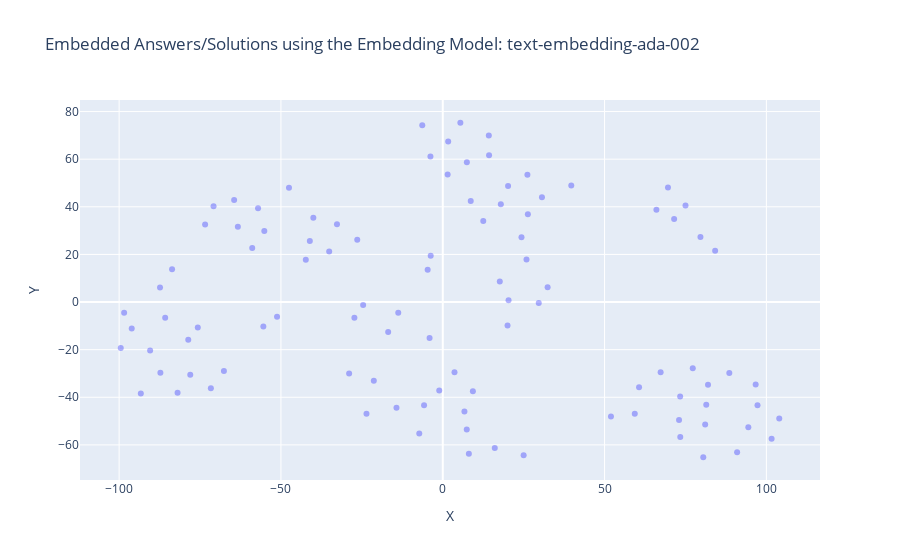

Here is the notebook cell this chart was saved with:
### Markdown cell above
### Visualisation (2 Dimensions)

### Code cell
x = [x for x, y in reduced_dims]
y = [y for x, y in reduced_dims]

examples = df_visio_ada_002["Answers"].tolist()

fig = go.Figure()

fig.add_trace(go.Scatter(
    x=x,
    y=y,
    mode='markers',
    text = examples,
    marker=dict(color='blue', opacity=0.3)
))

fig.update_layout(
    title="Embedded Answers/Solutions using the Embedding Model: text-embedding-ada-002",
    xaxis_title="X",
    yaxis_title="Y"
)

fig.show()

### Figure 1 — Plotly figure (JSON) as saved in the notebook; plotly's stock layout.template omitted (floating-point values rounded to 4 significant figures)
{"data": [{"marker": {"color": "blue", "opacity": 0.3}, "mode": "markers", "text": ["SAP S/4HANA ist eine Enterprise Resource Planning (ERP)-Suite, die auf der In-Memory-Datenbanktechnologie von SAP HANA basiert.", "Zu den Vorteilen von SAP S/4HANA gehören eine verbesserte Performance, Echtzeitanalysen, vereinfachte Prozesse und eine modernere Benutzeroberfläche.", "Die Hauptunterschiede umfassen die In-Memory-Datenbanktechnologie, die vereinfachten Datenmodelle, die neue Benutzeroberfläche und die Integration von Analysen und Prognosen.", "SAP S/4HANA umfasst Module für Finanzen, Beschaffung, Produktion, Vertrieb, Lagerhaltung und mehr.", "Ja, eine Migration ist erforderlich, da SAP S/4HANA eine neue Architektur und Datenbanktechnologie verwendet.", "Die Dauer kann je nach Unternehmensgröße, Komplexität der Systeme und gewählter Migrationsmethode variieren.", "In-Memory-Technologien ermöglichen eine schnellere Datenverarbeitung und Echtzeitanalysen.", "Beide Optionen sind möglich, und die Entscheidung hängt von den Unternehmensanforderungen ab.", "Die Lizenzierung basiert auf verschiedenen Faktoren wie Nutzeranzahl, Funktionsumfang und Implementierungsmethode.", "Bestehende Entwicklungen müssen möglicherweise angepasst werden, um mit den neuen Datenstrukturen von SAP S/4HANA kompatibel zu sein.", "Einige können weiterverwendet werden, aber viele Anpassungen müssen möglicherweise aktualisiert oder neu entwickelt werden.", "Ja, SAP S/4HANA bietet Funktionen wie SAP Fiori für intuitive Benutzeroberflächen und integrierte Analytics.", "SAP bietet verschiedene Dienstleistungen wie Beratung, Schulungen und Support für S/4HANA-Implementierungen an.", "Machine Learning und künstliche Intelligenz werden für Funktionen wie Predictive Analytics und automatisierte Prozesse in SAP S/4HANA verwendet.", "SAP S/4HANA kann nahtlos mit anderen SAP-Lösungen wie SAP SuccessFactors und SAP Ariba integriert werden.", "Ja, SAP bietet Schulungen und Zertifizierungen für SAP S/4HANA an.", "Ja, SAP S/4HANA kann über APIs und Middleware mit Drittanbieteranwendungen integriert werden.", "SAP bietet einen umfassenden Support für SAP S/4HANA mit regelmäßigen Updates und technischem Support.", "SAP S/4HANA erfordert eine neue Datenbankarchitektur und unterstützt moderne Technologien wie Cloud-Computing und IoT.", "Branchen wie Fertigung, Handel und Dienstleistungen profitieren besonders von den Funktionen und der Leistung von SAP S/4HANA.", "SAP Fieldglass ist eine cloudbasierte Plattform für das Management von externen Arbeitskräften und Dienstleistungsanbietern.", "SAP Fieldglass bietet Funktionen wie Beschaffung, Auftragsmanagement, Lieferantenverwaltung, Abrechnung und Compliance-Management.", "SAP Fieldglass ist für Unternehmen aller Größen und Branchen geeignet, die externe Arbeitskräfte oder Dienstleistungen nutzen.", "Die Nutzung von SAP Fieldglass ermöglicht eine bessere Kontrolle über externe Ressourcen, Kosteneinsparungen, verbesserte Compliance und beschleunigte Beschaffungsprozesse.", "SAP Fieldglass kann nahtlos mit anderen SAP-Produkten wie SAP SuccessFactors und SAP ERP integriert werden.", "SAP Fieldglass spielt eine wichtige Rolle bei der Verwaltung von Auftragnehmern, Freiberuflern und Dienstleistungsanbietern im Rahmen des Talentmanagements.", "Ja, SAP Fieldglass kann mit verschiedenen HR-Systemen und Enterprise-Resource-Planning-Systemen integriert werden.", "SAP Fieldglass erleichtert die Verwaltung von Arbeitsverträgen, Genehmigungsprozessen und Compliance-Anforderungen durch automatisierte Workflows und Dashboards.", "Ja, SAP Fieldglass bietet Funktionen für Compliance- und Risikomanagement wie Überprüfung von Lieferanten, Vertrags- und Rechnungsprüfung sowie Risikobewertung.", "SAP Fieldglass bietet umfassende Berichterstattungs- und Analysefunktionen für Leistungskennzahlen, Ausgabenanalyse und Risikomanagement.", "Ja, SAP Fieldglass ermöglicht die effiziente Verwaltung von globalen Arbeitskräften, Lieferanten und Verträgen.", "Die Implementierung von SAP Fieldglass erfolgt typischerweise durch einen strukturierten Prozess unter Einbeziehung von Beratern und technischem Support.", "Ja, SAP bietet Schulungs- und Zertifizierungsmöglichkeiten für SAP Fieldglass an, um die Benutzerkompetenz zu verbessern.", "Ja, SAP Fieldglass unterstützt benutzerdefinierte Anpassungen und Konfigurationen gemäß den spezifischen Anforderungen des Unternehmens.", "Ja, SAP Fieldglass bietet mobile Anwendungen für die einfache Nutzung und Verwaltung auch unterwegs.", "Die Kostenstruktur für SAP Fieldglass umfasst typischerweise Lizenzgebühren, Implementierungskosten und laufende Servicegebühren basierend auf der Nutzung.", "SAP Fieldglass implementiert Sicherheitsmaßnahmen wie Datenverschlüsselung, Zugriffskontrollen und regelmäßige Sicherheitsaudits.", "Ja, SAP Fieldglass unterstützt mehrsprachige Benutzeroberflächen, um den globalen Einsatz zu erleichtern.", "Ja, SAP Fieldglass bietet Funktionen zur Unterstützung der Einhaltung von Vorschriften wie GDPR und andere Datenschutzbestimmungen.", "SAP Fieldglass bietet umfassenden Support, einschließlich technischem Support, Schulungen und regelmäßigen Updates.", "SAP Enable Now ist eine Lösung für das digitale Lern- und Wissensmanagement, die Schulungen, Leistungssupport und Dokumentationen bereitstellt.", "SAP Enable Now bietet Funktionen wie die Erstellung interaktiver Lerninhalte, Leistungssupporttools, Software-Dokumentationen und Schulungsanalyse.", "SAP Enable Now ist für Unternehmen jeder Größe und Branche geeignet, die Schulungen für Mitarbeiter, Kunden und Partner benötigen.", "Die Nutzung von SAP Enable Now ermöglicht eine effiziente Schulung, verbesserte Produktivität, schnellere Einarbeitung neuer Mitarbeiter und konsistente Wissensvermittlung.", "SAP Enable Now kann nahtlos mit anderen SAP-Produkten wie SAP SuccessFactors und SAP Learning Solution integriert werden.", "SAP Enable Now spielt eine wichtige Rolle bei der Erstellung, Bereitstellung und Verwaltung von Schulungsressourcen für Mitarbeiter und Kunden.", "Ja, SAP Enable Now kann für die Schulung von Endbenutzern in SAP-Anwendungen sowie anderen Unternehmensanwendungen verwendet werden.", "Die Erstellung von Lerninhalten in SAP Enable Now erfolgt über eine benutzerfreundliche Oberfläche mit integrierten Tools für die Aufnahme, Bearbeitung und Veröffentlichung von Schulungsinhalten.", "Ja, SAP Enable Now bietet Funktionen für das Performance-Support wie kontextbezogene Hilfen, Tutorials und Benutzerleitfäden.", "SAP Enable Now unterstützt Schulungsformate wie interaktive Simulationen, Videos, Präsentationen und Online-Kurse.", "Ja, SAP Enable Now ermöglicht die Erstellung von Schulungsmaterial in verschiedenen Sprachen für globale Schulungsinitiativen.", "Die Bereitstellung von Lerninhalten für Benutzer erfolgt über verschiedene Kanäle wie Lernportale, Intranets und mobile Anwendungen.", "Ja, SAP Enable Now bietet Funktionen für Benutzerfeedback und Leistungsanalyse zur kontinuierlichen Verbesserung der Schulungsressourcen.", "Ja, SAP Enable Now kann zur Erstellung von Software-Dokumentationen wie Benutzerhandbüchern, Hilfedateien und Prozessdokumentationen verwendet werden.", "SAP bietet Schulungsressourcen, Schulungen und technischen Support für die Implementierung und Nutzung von SAP Enable Now an.", "Ja, SAP Enable Now kann sowohl als cloudbasierte Lösung als auch als On-Premise-Installation bereitgestellt werden.", "Die Lizenzierung von SAP Enable Now erfolgt typischerweise auf Basis der Anzahl der Benutzer oder der Nutzungsdauer.", "Ja, SAP Enable Now bietet Funktionen für die Verwaltung von Lernressourcen, Benutzerzugriff und Schulungsplanung an.", "Ja, SAP Enable Now unterstützt die Integration mit gängigen Learning-Management-Systemen (LMS) zur nahtlosen Schulungsverwaltung.", "SAP bietet umfassenden Support und regelmäßige Wartung für SAP Enable Now, einschließlich technischem Support, Schulungen und Updates.", "SAP Concur ist eine cloudbasierte Lösung für das Reise- und Ausgabenmanagement, die Unternehmen dabei unterstützt, Reisekosten zu verfolgen, Ausgaben zu kontrollieren und Compliance sicherzustellen.", "SAP Concur bietet Dienste wie Reisebuchung, Spesenabrechnung, Ausgabenmanagement, Reiserichtlinien-Compliance und Analyse von Reiseausgaben an.", "SAP Concur ist für Unternehmen jeder Größe und Branche geeignet, die Reise- und Ausgabenmanagementlösungen benötigen.", "Die Nutzung von SAP Concur ermöglicht eine effizientere Verwaltung von Reisen und Ausgaben, bessere Kontrolle über Ausgaben, Einhaltung von Reiserichtlinien und schnellere Erstattung von Spesen.", "SAP Concur kann nahtlos mit anderen SAP-Produkten wie SAP ERP und SAP SuccessFactors integriert werden, um eine ganzheitliche Lösung für das Unternehmensmanagement zu bieten.", "SAP Concur spielt eine wichtige Rolle bei der Vereinfachung und Automatisierung von Prozessen rund um das Reise- und Ausgabenmanagement, einschließlich Reisebuchungen, Spesenabrechnungen und Compliance.", "Ja, SAP Concur kann Reiserichtlinien und Compliance-Regeln durch automatisierte Richtlinienprüfungen und Warnungen durchsetzen.", "Ja, SAP Concur bietet Funktionen für die Automatisierung von Ausgabenabrechnungen durch Erfassung von Ausgaben, Zuweisung von Kosten und Genehmigung von Ausgaben.", "Ja, SAP Concur unterstützt die Verwaltung von Reisebuchungen und Reiseplänen durch Integration mit Reiseanbietern und -plattformen.", "Die Einreichung von Spesenberichten in SAP Concur erfolgt über eine benutzerfreundliche Oberfläche mit Optionen für die Erfassung von Ausgaben, Beifügen von Belegen und Zuordnung von Kosten.", "Ja, SAP Concur bietet Funktionen für die Genehmigung von Reiseanträgen durch Vorgesetzte oder entsprechende Genehmigungsinstanzen.", "Ja, SAP Concur kann Kreditkartentransaktionen integrieren und verfolgen, um Ausgaben automatisch zu erfassen und in Spesenberichte einzubeziehen.", "SAP Concur bietet verschiedene Berichterstattungs- und Analysefunktionen für Reiseausgaben, Budgetvergleiche und Ausgabenkategorien.", "Ja, SAP Concur bietet Funktionen für die Einhaltung von Steuervorschriften und Vorschriften durch automatische Steuerberechnungen und -abzüge.", "Ja, SAP Concur kann für die Verwaltung von Firmenkarten und Reisebudgets verwendet werden, um Ausgaben zu überwachen und Budgets einzuhalten.", "SAP bietet Schulungsressourcen, Schulungen und technischen Support für die Implementierung und Nutzung von SAP Concur an.", "Ja, SAP Concur ist eine cloudbasierte Lösung, die über das Internet zugänglich ist.", "Die Lizenzierung von SAP Concur erfolgt typischerweise auf Basis der Anzahl der Benutzer oder der Nutzungsdauer.", "Ja, SAP Concur bietet Funktionen für die Reisebuchung und -planung über Integration mit Reiseanbietern und -plattformen an.", "SAP bietet umfassenden Support und regelmäßige Wartung für SAP Concur, einschließlich technischem Support, Schulungen und Updates.", "SAP SuccessFactors ist eine cloudbasierte Lösung für das Human Capital Management (HCM), die Funktionen wie Personalverwaltung, Talentmanagement, Leistungsmanagement, Mitarbeiterentwicklung und Analyse bietet.", "SAP SuccessFactors bietet Funktionen wie Personalverwaltung, Rekrutierung, Onboarding, Leistungsmanagement, Mitarbeiterentwicklung, Vergütungsmanagement und Analyse.", "SAP SuccessFactors ist für Unternehmen jeder Größe und Branche geeignet, die eine moderne und umfassende Lösung für das Personalmanagement suchen.", "Die Nutzung von SAP SuccessFactors ermöglicht eine effiziente Verwaltung von Personalressourcen, bessere Mitarbeiterentwicklung, höhere Mitarbeiterbindung und bessere Geschäftsergebnisse.", "SAP SuccessFactors kann nahtlos mit anderen SAP-Produkten wie SAP ERP und SAP Concur integriert werden, um eine ganzheitliche Lösung für das Unternehmensmanagement zu bieten.", "SAP SuccessFactors spielt eine wichtige Rolle bei der Verwaltung des gesamten Mitarbeiterlebenszyklus, von der Rekrutierung bis zur Pensionierung, und unterstützt Unternehmen dabei, talentierte Mitarbeiter zu identifizieren, zu entwickeln und zu binden.", "Ja, SAP SuccessFactors bietet Funktionen für die Rekrutierung von Mitarbeitern, einschließlich Stellenanzeigen, Bewerbungsmanagement und Einstellungsprozessen.", "Ja, SAP SuccessFactors bietet Funktionen für das Leistungsmanagement, einschließlich Zielsetzung, Leistungsbeurteilung und Belohnungsmanagement.", "Ja, SAP SuccessFactors unterstützt die Mitarbeiterentwicklung und Schulung durch Funktionen wie Lernmanagement, Karriereentwicklung und individuelle Entwicklungspläne.", "Die Durchführung von Mitarbeiterbewertungen in SAP SuccessFactors erfolgt durch automatisierte Workflows, Zielsetzungsgespräche und kontinuierliches Feedback zwischen Mitarbeitern und Vorgesetzten.", "Ja, SAP SuccessFactors bietet Funktionen für die Verwaltung von Vergütungen und Belohnungen, einschließlich Gehaltsabrechnung, Bonussystemen und Zusatzleistungen.", "Ja, SAP SuccessFactors kann die Einhaltung von Compliance- und HR-Richtlinien durch automatisierte Prozesse, Compliance-Prüfungen und Berichterstattung unterstützen.", "SAP SuccessFactors bietet verschiedene Berichterstattungs- und Analysefunktionen für Personalanalysen, Leistungskennzahlen und Talentmanagement.", "Ja, SAP SuccessFactors bietet Funktionen für das Mitarbeiterengagement und die Mitarbeiterbindung, einschließlich Mitarbeiterumfragen, Feedbacksystemen und Anerkennungsprogrammen.", "Ja, SAP SuccessFactors kann für die Nachfolgeplanung und Talententwicklung verwendet werden, um talentierte Mitarbeiter zu identifizieren und deren Entwicklung zu fördern.", "SAP bietet Schulungsressourcen, Schulungen und technischen Support für die Implementierung und Nutzung von SAP SuccessFactors an.", "Ja, SAP SuccessFactors ist eine cloudbasierte Lösung, die über das Internet zugänglich ist.", "Die Lizenzierung von SAP SuccessFactors erfolgt typischerweise auf Basis der Anzahl der Benutzer oder der Nutzungsdauer.", "Ja, SAP SuccessFactors bietet Funktionen für die Arbeitszeitverwaltung und -planung, einschließlich Schichtplanung, Urlaubsverwaltung und Zeiterfassung.", "SAP bietet umfassenden Support und regelmäßige Wartung für SAP SuccessFactors, einschließlich technischem Support, Schulungen und Updates."], "type": "scatter", "x": [6.695, -5.778, -4.665, 9.308, 8.066, 79.63, -3.728, 84.16, 69.59, 16.07, 24.99, -14.3, 3.627, -7.26, -16.87, -21.3, -23.57, 20.02, 7.414, -1.085, 73.01, 81.96, 73.39, 73.36, 80.5, 81.08, 90.96, 81.42, 88.55, 77.25, 94.42, 59.33, -28.93, 97.26, 104.0, 51.97, 67.32, 101.6, 96.69, 60.66, 17.95, 20.18, 12.52, 26.3, -13.75, 8.643, 1.679, 30.65, 14.23, 26.16, -3.807, 39.71, 14.31, 5.435, 24.33, -6.329, 66.02, 7.445, 1.511, 25.88, -71.66, -78.03, -67.63, -87.25, -27.3, -4.074, -87.37, -96.11, -78.64, -93.3, -85.77, -99.5, -81.94, -98.46, -90.43, 32.4, -55.44, 75.01, -75.7, 29.66, -42.32, -41.08, -26.42, -32.69, -24.6, -39.99, -63.32, -64.46, -55.14, -47.52, -70.83, -83.65, -35.09, -57.07, -58.88, 17.62, -51.21, 71.49, -73.44, 20.33], "y": [-45.98, -43.39, 13.56, -37.49, -63.68, 27.32, 19.47, 21.53, 48.1, -61.29, -64.34, -44.37, -29.54, -55.17, -12.57, -33.08, -46.9, -9.871, -53.56, -37.19, -49.52, -34.74, -56.64, -39.71, -65.19, -51.45, -63.07, -43.1, -29.82, -27.78, -52.59, -46.87, -30.06, -43.35, -48.96, -48.06, -29.51, -57.44, -34.64, -35.8, 41.06, 48.73, 34.08, 36.83, -4.474, 42.39, 67.45, 43.98, 69.9, 53.43, 61.15, 48.99, 61.63, 75.3, 27.16, 74.28, 38.75, 58.76, 53.52, 17.92, -36.16, -30.51, -28.96, -29.65, -6.557, -15.15, 6.117, -11.07, -15.8, -38.38, -6.62, -19.28, -38.05, -4.53, -20.33, 6.165, -10.3, 40.54, -10.69, -0.4476, 17.78, 25.63, 26.17, 32.65, -1.296, 35.44, 31.62, 42.87, 29.86, 47.99, 40.26, 13.73, 21.26, 39.35, 22.68, 8.585, -6.141, 34.88, 32.58, 0.7853]}], "layout": {"title": {"text": "Embedded Answers/Solutions using the Embedding Model: text-embedding-ada-002"}, "xaxis": {"title": {"text": "X"}}, "yaxis": {"title": {"text": "Y"}}}}
